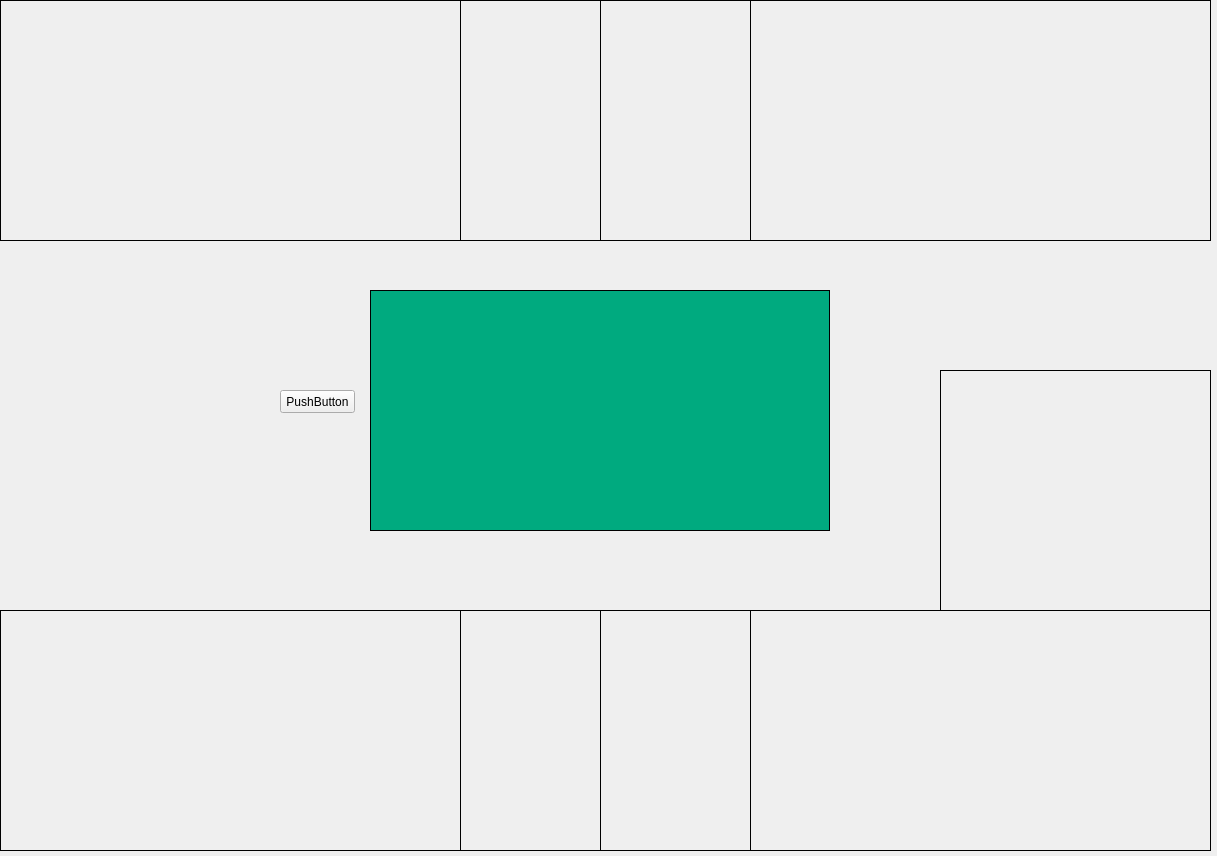
<?xml version="1.0" encoding="UTF-8"?>
<ui version="4.0">
 <class>Form</class>
 <widget class="QWidget" name="Form">
  <property name="geometry">
   <rect>
    <x>0</x>
    <y>0</y>
    <width>1217</width>
    <height>856</height>
   </rect>
  </property>
  <property name="windowTitle">
   <string>Agri_sunhoo</string>
  </property>
  <widget class="QWidget" name="widget_p1" native="true">
   <property name="geometry">
    <rect>
     <x>0</x>
     <y>0</y>
     <width>461</width>
     <height>241</height>
    </rect>
   </property>
   <property name="styleSheet">
    <string notr="true">border : 1px solid;</string>
   </property>
   <layout class="QHBoxLayout" name="horizontalLayout">
    <property name="spacing">
     <number>0</number>
    </property>
    <property name="leftMargin">
     <number>0</number>
    </property>
    <property name="topMargin">
     <number>0</number>
    </property>
    <property name="rightMargin">
     <number>0</number>
    </property>
    <property name="bottomMargin">
     <number>0</number>
    </property>
    <item>
     <layout class="QVBoxLayout" name="box_p1">
      <property name="spacing">
       <number>0</number>
      </property>
     </layout>
    </item>
   </layout>
  </widget>
  <widget class="QWidget" name="widget_p1_sub" native="true">
   <property name="geometry">
    <rect>
     <x>460</x>
     <y>0</y>
     <width>141</width>
     <height>241</height>
    </rect>
   </property>
   <property name="styleSheet">
    <string notr="true">border : 1px solid;</string>
   </property>
  </widget>
  <widget class="QWidget" name="widget_p2_sub" native="true">
   <property name="geometry">
    <rect>
     <x>600</x>
     <y>0</y>
     <width>151</width>
     <height>241</height>
    </rect>
   </property>
   <property name="styleSheet">
    <string notr="true">border : 1px solid;</string>
   </property>
  </widget>
  <widget class="QWidget" name="widget_p2" native="true">
   <property name="geometry">
    <rect>
     <x>750</x>
     <y>0</y>
     <width>461</width>
     <height>241</height>
    </rect>
   </property>
   <property name="styleSheet">
    <string notr="true">border : 1px solid;</string>
   </property>
   <layout class="QHBoxLayout" name="horizontalLayout_3">
    <item>
     <layout class="QVBoxLayout" name="box_p2">
      <property name="spacing">
       <number>0</number>
      </property>
     </layout>
    </item>
   </layout>
  </widget>
  <widget class="QWidget" name="widget_p4" native="true">
   <property name="geometry">
    <rect>
     <x>750</x>
     <y>610</y>
     <width>461</width>
     <height>241</height>
    </rect>
   </property>
   <property name="styleSheet">
    <string notr="true">border : 1px solid;</string>
   </property>
   <layout class="QHBoxLayout" name="horizontalLayout_2">
    <item>
     <layout class="QVBoxLayout" name="box_p4">
      <property name="spacing">
       <number>0</number>
      </property>
     </layout>
    </item>
   </layout>
  </widget>
  <widget class="QWidget" name="widget_p3_sub" native="true">
   <property name="geometry">
    <rect>
     <x>460</x>
     <y>610</y>
     <width>141</width>
     <height>241</height>
    </rect>
   </property>
   <property name="styleSheet">
    <string notr="true">border : 1px solid;</string>
   </property>
  </widget>
  <widget class="QWidget" name="widget_p3" native="true">
   <property name="enabled">
    <bool>true</bool>
   </property>
   <property name="geometry">
    <rect>
     <x>0</x>
     <y>610</y>
     <width>461</width>
     <height>241</height>
    </rect>
   </property>
   <property name="styleSheet">
    <string notr="true">border : 1px solid;</string>
   </property>
   <layout class="QVBoxLayout" name="verticalLayout">
    <item>
     <layout class="QVBoxLayout" name="box_p3">
      <property name="spacing">
       <number>0</number>
      </property>
     </layout>
    </item>
   </layout>
  </widget>
  <widget class="QWidget" name="widget_p4_sub" native="true">
   <property name="geometry">
    <rect>
     <x>600</x>
     <y>610</y>
     <width>151</width>
     <height>241</height>
    </rect>
   </property>
   <property name="styleSheet">
    <string notr="true">border : 1px solid;</string>
   </property>
  </widget>
  <widget class="QWidget" name="widget_sub" native="true">
   <property name="geometry">
    <rect>
     <x>940</x>
     <y>370</y>
     <width>271</width>
     <height>241</height>
    </rect>
   </property>
   <property name="styleSheet">
    <string notr="true">border : 1px solid;</string>
   </property>
  </widget>
  <widget class="QStackedWidget" name="stackedWidget">
   <property name="geometry">
    <rect>
     <x>0</x>
     <y>240</y>
     <width>1211</width>
     <height>361</height>
    </rect>
   </property>
   <property name="currentIndex">
    <number>0</number>
   </property>
   <widget class="QWidget" name="page">
    <widget class="QPushButton" name="pushButton">
     <property name="geometry">
      <rect>
       <x>280</x>
       <y>150</y>
       <width>75</width>
       <height>23</height>
      </rect>
     </property>
     <property name="text">
      <string>PushButton</string>
     </property>
    </widget>
    <widget class="QWidget" name="widget_p1_2" native="true">
     <property name="geometry">
      <rect>
       <x>370</x>
       <y>50</y>
       <width>460</width>
       <height>241</height>
      </rect>
     </property>
     <property name="styleSheet">
      <string notr="true">border : 1px solid;
background-color: rgb(0, 170, 127);</string>
     </property>
    </widget>
   </widget>
   <widget class="QWidget" name="page_2">
    <widget class="QToolBox" name="toolBox">
     <property name="geometry">
      <rect>
       <x>200</x>
       <y>90</y>
       <width>69</width>
       <height>125</height>
      </rect>
     </property>
     <property name="currentIndex">
      <number>0</number>
     </property>
     <widget class="QWidget" name="page_3">
      <property name="geometry">
       <rect>
        <x>0</x>
        <y>0</y>
        <width>69</width>
        <height>69</height>
       </rect>
      </property>
      <attribute name="label">
       <string>Page 1</string>
      </attribute>
     </widget>
     <widget class="QWidget" name="page_4">
      <property name="geometry">
       <rect>
        <x>0</x>
        <y>0</y>
        <width>100</width>
        <height>30</height>
       </rect>
      </property>
      <attribute name="label">
       <string>Page 2</string>
      </attribute>
     </widget>
    </widget>
   </widget>
  </widget>
  <zorder>stackedWidget</zorder>
  <zorder>widget_p1</zorder>
  <zorder>widget_p1_sub</zorder>
  <zorder>widget_p2_sub</zorder>
  <zorder>widget_p2</zorder>
  <zorder>widget_p4</zorder>
  <zorder>widget_p3_sub</zorder>
  <zorder>widget_p3</zorder>
  <zorder>widget_p4_sub</zorder>
  <zorder>widget_sub</zorder>
 </widget>
 <resources/>
 <connections/>
</ui>
